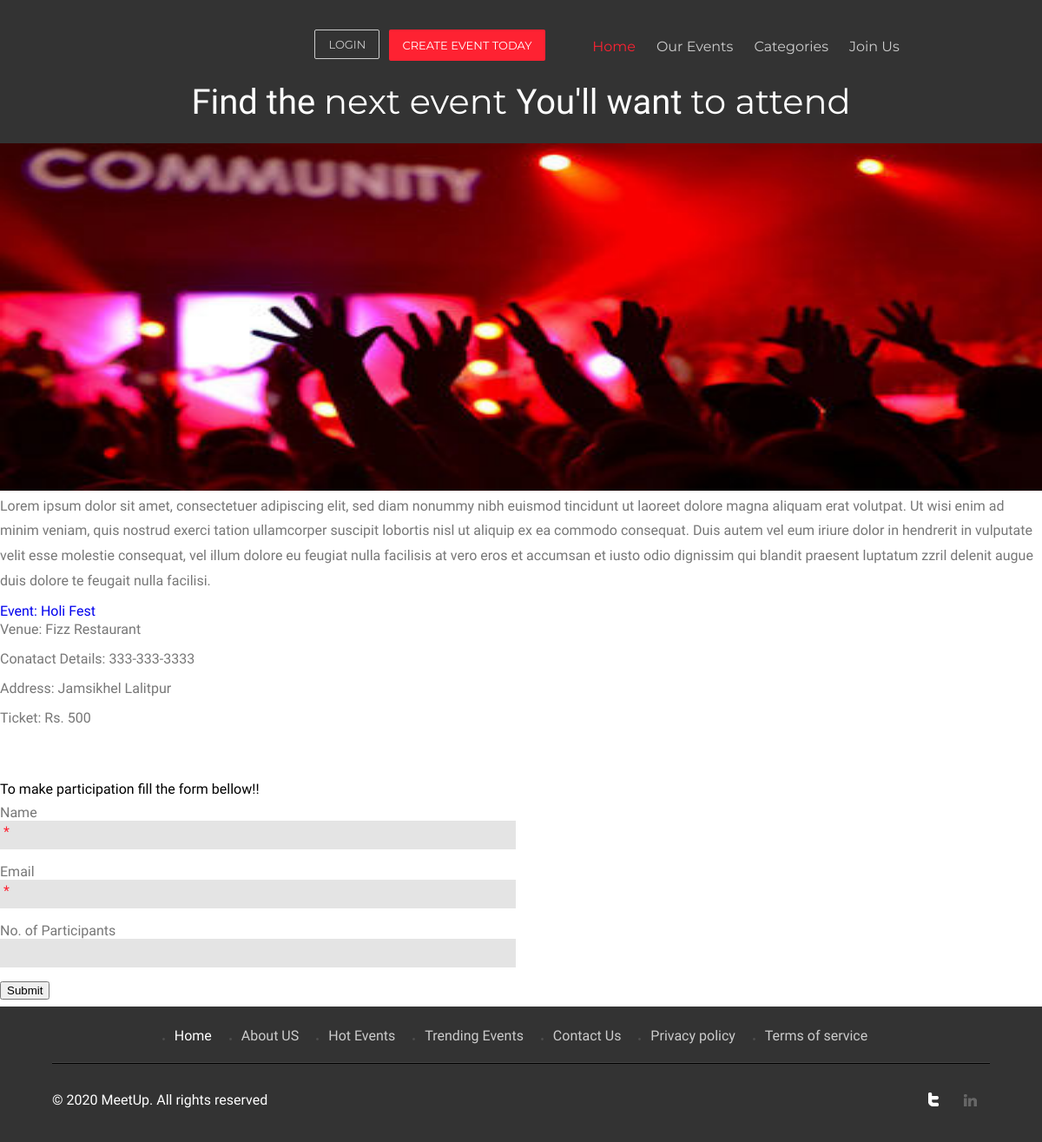
The page /events/6 on the database its author committed.
### events/models.py (models this page shows, shortened)
class Event(models.Model):
	title = models.CharField(max_length=200)
	address = models.CharField(max_length=200)
	venue = models.CharField(max_length=200)
	description =models.TextField(blank=True)
	ticketprice = models.TextField()
	phone = models.CharField(max_length=20)
	photo_main = models.ImageField(upload_to='photos/%Y/%m/%d')
	photo_1 = models.ImageField(upload_to='photos/%Y/%m/%d',blank=True)
	photo_2 = models.ImageField(upload_to='photos/%Y/%m/%d',blank=True)
	photo_3 = models.ImageField(upload_to='photos/%Y/%m/%d',blank=True)
	is_published = models.BooleanField(default=True)
	list_date = models.DateTimeField(default=datetime.now, blank=True)

### events/views.py (the view)
# urls.py: path('<int:event_id>',views.event,name='event'),
def event(request, event_id):
	event = get_object_or_404(Event, pk=event_id)
	context = {
		'event':event
	}
	return render(request,'events/event.html',context)

### templates/events/event.html
{% extends 'base.html' %}
{% load static %}
{% block content %}
 <div class="page-wrapper p-t-45 p-b-50">
        <div class="wrapper wrapper--w790">
            <div class="card card-5">
                <div class="card-body">
              <div class="blog-left">
              <img src="{{ event.photo_1.url }}" width="1500" height="400">
                  <p class="f-text1">Lorem ipsum dolor sit amet, consectetuer adipiscing elit, sed diam nonummy nibh euismod tincidunt ut laoreet dolore magna aliquam erat volutpat. Ut wisi enim ad minim veniam, quis nostrud exerci tation ullamcorper suscipit lobortis nisl ut aliquip ex ea commodo consequat. Duis autem vel eum iriure dolor in hendrerit in vulputate velit esse molestie consequat, vel illum dolore eu feugiat nulla facilisis at vero eros et accumsan et iusto odio dignissim qui blandit praesent luptatum zzril delenit augue duis dolore te feugait nulla facilisi.</p>
            <p><span class="venue"><a href="#"> Event: {{ event.title }}</a></span></p>
            <h4 class="m_2">Venue: {{ event.venue }}</h4>
            <h4 class="m_2">Conatact Details: {{ event.phone }}</h4>
            <h5 class="m_3">Address: {{ event.address }}</h5>
            <h5 class="m_3">Ticket: Rs. {{ event.ticketprice }}</h5>
            </div>
            <p ><span class="id waitingForConnection">To make participation fill the form bellow!!</span> </p>
                  <div class="comments-area">
              <form>
                <p>
                  <label>Name</label>
                  <span>*</span>
                  <input type="text" value="">
                </p>
                <p>
                  <label>Email</label>
                  <span>*</span>
                  <input type="text" value="">
                </p>
                <p>
                  <label>No. of Participants</label>
                  <input type="text" value="" >
                </p>
                <p>
                  <button class="btn btn--radius-2 btn--red" type="submit">Submit</button>
              </p>
              </form>
              </div>
                </div>
            </div>
        </div>
    </div>
{% endblock %}

### eventmgmt/static/css/style.css (style rules this page uses)
html,body,div,span,applet,object,iframe,h1,h2,h3,h4,h5,h6,p,blockquote,pre,a,abbr,acronym,address,big,cite,code,del,dfn,em,img,ins,kbd,q,s,samp,small,strike,strong,sub,sup,tt,var,b,u,i,dl,dt,dd,ol,nav ul,nav li,fieldset,form,label,legend,table,caption,tbody,tfoot,thead,tr,th,td,article,aside,canvas,details,embed,figure,figcaption,footer,header,hgroup,menu,nav,output,ruby,section,summary,time,mark,audio,video { margin:0;padding:0;border:0;font-size:100%;font:inherit;vertical-align:baseline; }
a { text-decoration:solid white; }
img { max-width:100%; }
body { font-family: 'Dosis', sans-serif; background:#fff; }
h4.m_2 { color: #777; font-size:1em; margin-bottom: 10px; line-height: 1.5em; }
h5.m_3 { color:#777; font-size:1em; margin: 10px 0; line-height: 1.5em; }
p.f-text1 { color: #777; font-size: 1em; margin-bottom:0px; line-height: 1.8em; }
.blog-left { margin-bottom:5%; }
p.f-text1 { color: #777; font-size: 1em; margin-bottom: 10px; line-height: 1.8em; }
.comments-area p { position: relative; padding: 8px 0; }
.comments-area label { display: block; color: #777; font-size: 1em; }
.comments-area span { color:#FE2232; position: absolute; left: 4px; top: 30px; }
.comments-area input[type="text"] { padding: 7px 15px; width: 47%; color: #777; font-size:1em; border: none; background:#E4E4E4; outline: none; display: block; font-family: 'Dosis', sans-serif; }

### rows shown on the page
Event: photo_1 (picture), title "Holi Fest", venue "Fizz Restaurant", phone "333-333-3333", address "Jamsikhel Lalitpur", ticketprice "500"
